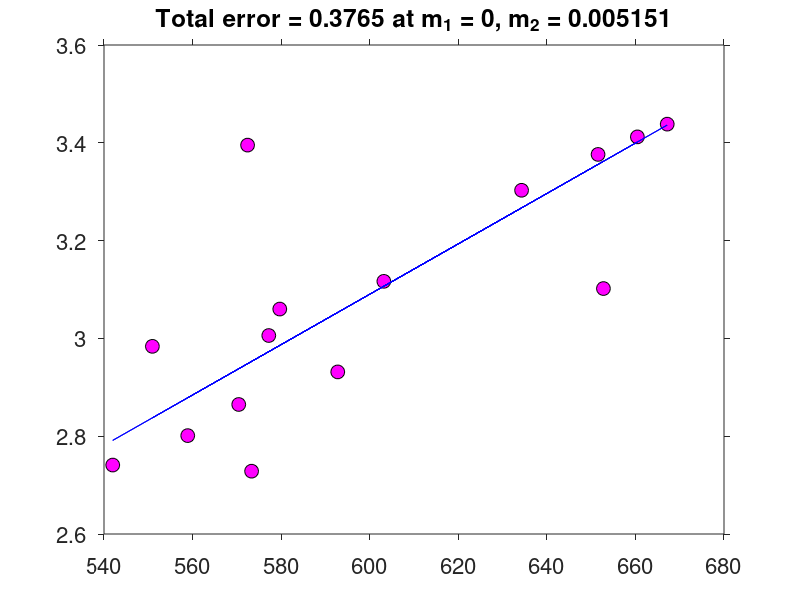
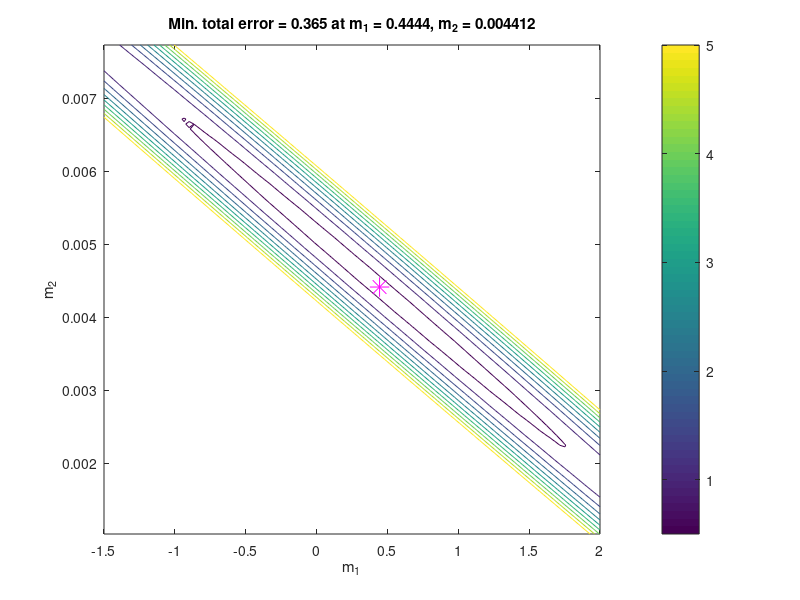

The MATLAB source for these figures, in order: (Note: this script raises an error after producing the figures.)
% totalerror
%
% Plot contour map of the total error in y = m1 + m2*x. x is LSAT and y GPA
% for the 15 law schools in the data of Diaconis and Efron (1983).

% clear all variables
clearvars;

% read the data
D=csvread('GPAvsLSAT.csv');
x=D(:,1);
y=D(:,2);

% plot the data
figure(1);
plot(x,y,'ko','MarkerFaceColor','m','MarkerSize',10);
set(gca,'FontSize',16,'TickDir','out');

% matrix G
N=length(x);
G=ones(N,2);
G(:,2)=x;

% guess for m
mguess=[0 mean(y./x)]';
ypred=G*mguess;

% plot the line for mguess
hold on;
plot(x,ypred,'b-');
hold off;

% error vector for mguess
e=y-ypred;
etotal=e'*e;
title(sprintf('Total error = %.4g at m_1 = %.4g, m_2 = %.4g',...
    etotal,mguess(1),mguess(2)));

% set up grid of total error
ngrid=100;
m1grid=linspace(-1.5,2,ngrid);
m2grid=linspace(0.2*mguess(2),1.5*mguess(2),ngrid);
etotalgrid=zeros(ngrid,ngrid);
for i=1:ngrid
    for j=1:ngrid
        m=[m1grid(j) m2grid(i)]';
        ypred=G*m;
        e=y-ypred;
        etotalgrid(i,j)=e'*e;
    end
end

% find minimum error and m values there
[etotalmin,jmin]=min(min(etotalgrid,[],1)); % min. of the min. of each column
[~,imin]=min(min(etotalgrid,[],2)); % min. of the min. of each row
m1min=m1grid(jmin);
m2min=m2grid(imin);

% plot contour map of total error and point with minimum error
figure(2);
levels=(0.5:0.5:5);
contour(m1grid,m2grid,etotalgrid,levels);  % contour map of etotal
hold on;
plot(m1min,m2min,'m*','MarkerSize',14);  % plot point where etotal is minimum
hold off;
axis xy;
colorbar;
title(sprintf('Min. total error = %.4g at m_1 = %.4g, m_2 = %.4g',....
    etotalmin,m1min,m2min));
xlabel('m_1');
ylabel('m_2');
ax=gca;
ax.YAxis.Exponent=0;  % avoid scientific notation on y axis
set(ax,'FontSize',16,'TickDir','out');

